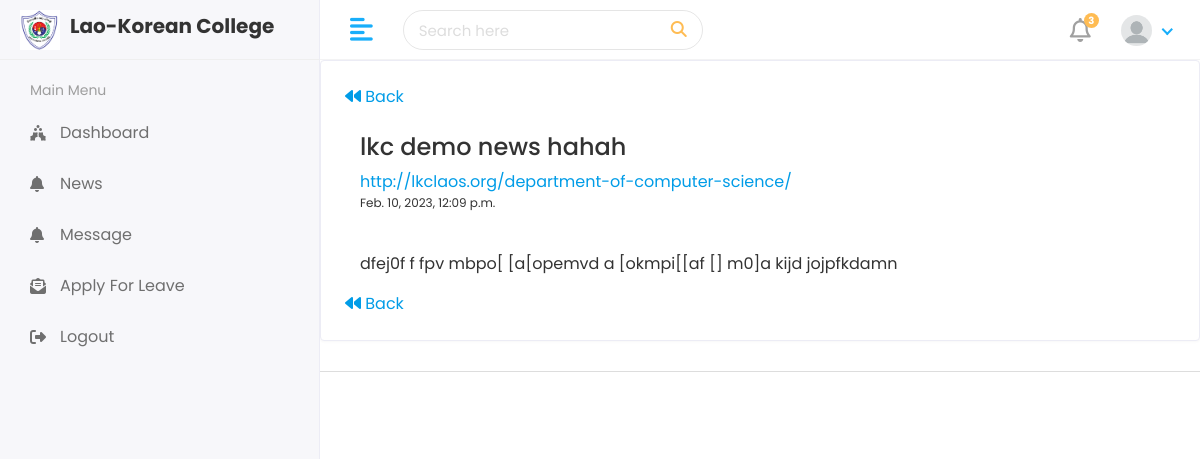
/Hod/Blog/Detial/2/, run on the app's committed database.
### blogs/models.py (models this page shows, shortened)
class Blog(models.Model):
    title = models.CharField(max_length=200)
    picture = models.ImageField(upload_to='media/Blog_pic', blank=True, null=True)
    dsc = models.TextField(blank=True, null=True)
    link = models.TextField(blank=True, null=True)
    created = models.DateTimeField(auto_now_add=True)
    update = models.DateTimeField(auto_now=True)

### blogs/views.py (the view)
# urls.py: path('Hod/Blog/Detial/<str:id>/', blogDetial, name='blog_detial'),
def blogDetial(request, id):
    detial = models.Blog.objects.filter(id=id)
    dict = {
        'detial':detial,
    }
    return render(request, 'blogs/blogDetial.html', context=dict)

### templates/blogs/blogDetial.html (shortened to what this page needs)
{% extends 'base.html' %}
{% block content %}
<head>
</head>
<div class="row">
    <div class="col-sm-12">
        <div class="card">
            <div class="card-body">
                <a href="{% url 'view_blog' %}"><i class='fas fa-backward'></i> Back</a> <br><br>
                {% for d in detial %}
                <div class="col-12">
                    <h4 class="title"><span>{{ d.title }}</span></h4>
                    <a href="{{ d.link }}">{{ d.link }}</a>
                    <p style="font-size: 12px;">{{ d.created }}</p>
                </div> <br>
                <div class="col-sm-11">
                    <div class="content">
                        {% if d.dsc %}
                        <p>{{ d.dsc }}</p>
                        {% endif %}
                    </div>
                </div>
                {% endfor %}
                <a href="{% url 'view_blog' %}"><i class='fas fa-backward'></i> Back</a>
            </div>
        </div>
    </div>
</div>
{% endblock %}

### static/assets/css/main.css (style rules this page uses)
html { height: 100%; }
body { background-color: #fff; color: #333; font-family: 'Poppins', sans-serif; font-size: 1rem; height: 100%; line-height: 1.5; overflow-x: hidden; }
h1, h2, h3, h4, h5, h6 { font-family: 'Poppins', sans-serif; margin-top: 0; }
a { color: #009ce7; }
input, button, a { transition: all 0.4s ease; -moz-transition: all 0.4s ease; -o-transition: all 0.4s ease; -ms-transition: all 0.4s ease; -webkit-transition: all 0.4s ease; }
.card { border: 1px solid #ececf5; box-shadow: 0 1px 3px 0 rgba(0, 0, 0, 0.03); margin-bottom: 1.875rem; }
.card-body { padding: 1.5rem; }

### data on the page
Blog: title "lkc demo news hahah", link "http://lkclaos.org/department-of-computer-science/", created "Feb. 10, 2023, 12:09 p.m.", dsc "dfej0f f fpv mbpo[ [a[opemvd a [okmpi[[af [] m0]a kijd jojpfkdamn"
